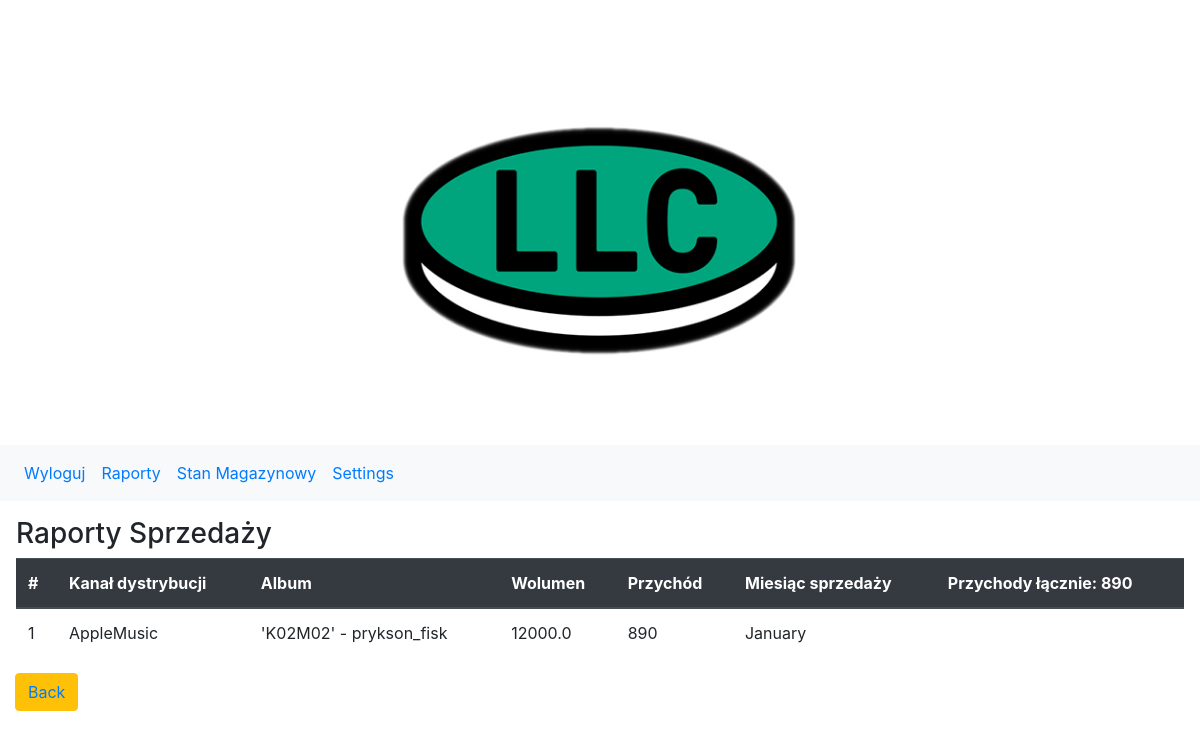
Screenshot of /lajkacorp/income_list/ (signed in) with the database file from the repository.
### lajkacorp/models.py (models this page shows, shortened)
class Income(models.Model):
    MONTHS = (
        ('January','January'),
        ('February', 'February'),
        ('March', 'March'),
        ('April', 'April'),
        ('May', 'May'),
        ('June', 'June'),
        ('July', 'July'),
        ('August', 'August'),
        ('September', 'September'),
        ('October', 'October'),
        ('November', 'November'),
        ('December', 'December'),
    )
    MONTHS2 = (
        (1,'January'),
        (2, 'February'),
        (3, 'March'),
        (4, 'April'),
        (5, 'May'),
        (6, 'June'),
        (7, 'July'),
        (8, 'August'),
        (9, 'September'),
        (10, 'October'),
        (11, 'November'),
        (12, 'December'),
    )
    chanel = models.ForeignKey(Distribution, on_delete=models.CASCADE, related_name='distro_income')
    album = models.ForeignKey(MusicAlbum, on_delete=models.CASCADE, related_name='album_income')
    volume = models.FloatField()
    income = models.IntegerField(default=0)
    month = models.CharField(choices=MONTHS, default='January', max_length=64)
    month2 = models.IntegerField(choices=MONTHS2, default=1)
    year = models.IntegerField(default='2022')

class Distribution(models.Model):
    name = models.CharField(max_length=128)

class MusicAlbum(models.Model):
    title = models.CharField(max_length=128, unique=True)
    author = models.ForeignKey(User, on_delete=models.CASCADE, related_name='album_author')
    def __str__(self):
        return f"'{self.title}' - {self.author}"

### lajkacorp/views.py (the view)
# urls.py: path('income_list/', views.IncomeListView.as_view(), name='income_list'),
class IncomeListView(LoginRequiredMixin, View):
    def get(self, request):
        user = request.user
        albums = MusicAlbum.objects.filter(author=user)
        incomes = Income.objects.filter(album__in=albums)
        incomes_total = sum(incomes.values_list('income', flat=True))
        return render(request, 'artist_income_view.html',
                      {'incomes': incomes, 'total_inc': incomes_total})

### accounts/templates/artist_income_view.html (shortened to what this page needs)
{% extends 'base.html' %}
{% block content %}
<h3>Raporty Sprzedaży</h3>
    <table class="table">
  <thead class="thead-dark">
    <tr>
        <th>#</th>
        <th>Kanał dystrybucji</th>
        <th>Album</th>
        <th>Wolumen</th>
        <th>Przychód</th>
        <th>Miesiąc sprzedaży</th>
        <th>Przychody łącznie: {{ total_inc }}</th>
    </tr>
  </thead>
    {%  for income in incomes %}
        <tr>
        <td>{{ forloop.counter }}</td>
        <td>{{ income.chanel.name }}</td>
        <td>{{ income.album }}</td>
            <td>{{ income.volume }}</td>
            <td>{{ income.income }}</td>
            <td>{{ income.month }} </td>
    </tr>
    {% endfor %}
    </table>
<div class="input-group-append">
    <button type="button" class="btn btn-warning">
        <a href="{% url 'index' %}">Back</a>
    </button>
</div>
{% endblock %}

### rows the page displays
Income: chanel.name "AppleMusic", album "'K02M02' - prykson_fisk", volume "12000.0", income "890", month "January"

### other values shown
{{ total_inc }} "890"
